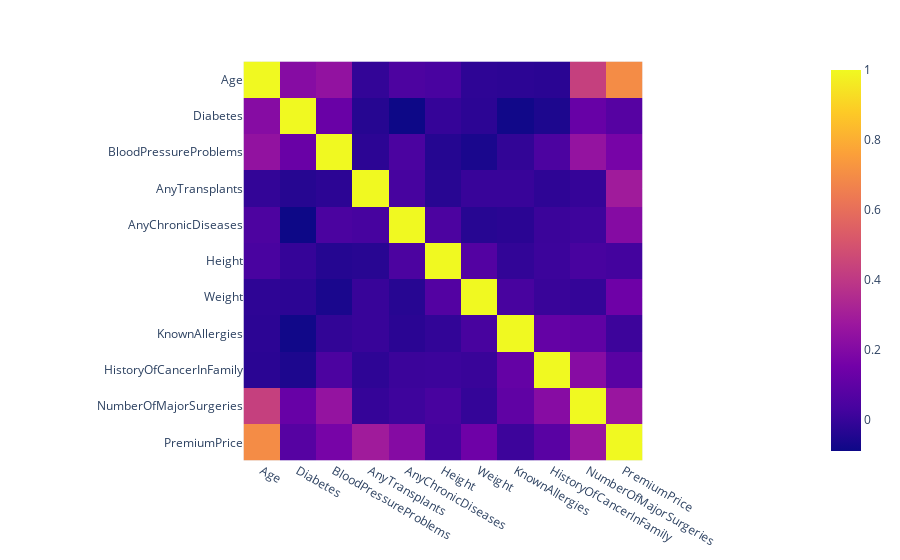

The code cell stored with this chart in its notebook:
### Code cell
fig = px.imshow(data.corr())
fig.show()

### Figure 1 — Plotly figure (JSON) as saved in the notebook; plotly's stock layout.template omitted (floating-point values rounded to 4 significant figures)
{"data": [{"coloraxis": "coloraxis", "hovertemplate": "x: %{x}<br>y: %{y}<br>color: %{z}<extra></extra>", "name": "0", "type": "heatmap", "x": ["Age", "Diabetes", "BloodPressureProblems", "AnyTransplants", "AnyChronicDiseases", "Height", "Weight", "KnownAllergies", "HistoryOfCancerInFamily", "NumberOfMajorSurgeries", "PremiumPrice"], "xaxis": "x", "y": ["Age", "Diabetes", "BloodPressureProblems", "AnyTransplants", "AnyChronicDiseases", "Height", "Weight", "KnownAllergies", "HistoryOfCancerInFamily", "NumberOfMajorSurgeries", "PremiumPrice"], "yaxis": "y", "z": [[1, 0.2109, 0.2449, -0.008549, 0.05107, 0.03988, -0.01859, -0.02442, -0.02762, 0.4292, 0.6975], [0.2109, 1, 0.1277, -0.03665, -0.08943, -0.003783, -0.02456, -0.0801, -0.05553, 0.1227, 0.07621], [0.2449, 0.1277, 1, -0.02454, 0.04542, -0.03793, -0.06102, -0.01155, 0.04824, 0.2516, 0.1671], [-0.008549, -0.03665, -0.02454, 1, 0.03528, -0.03154, 0.002087, 0.001876, -0.02017, -0.004154, 0.2891], [0.05107, -0.08943, 0.04542, 0.03528, 1, 0.04742, -0.03332, -0.02742, 0.008666, 0.01484, 0.2086], [0.03988, -0.003783, -0.03793, -0.03154, 0.04742, 1, 0.06695, -0.0102, 0.01055, 0.03729, 0.02691], [-0.01859, -0.02456, -0.06102, 0.002087, -0.03332, 0.06695, 1, 0.03749, 0.003481, -0.006108, 0.1415], [-0.02442, -0.0801, -0.01155, 0.001876, -0.02742, -0.0102, 0.03749, 1, 0.1154, 0.1039, 0.0121], [-0.02762, -0.05553, 0.04824, -0.02017, 0.008666, 0.01055, 0.003481, 0.1154, 1, 0.2127, 0.08314], [0.4292, 0.1227, 0.2516, -0.004154, 0.01484, 0.03729, -0.006108, 0.1039, 0.2127, 1, 0.2642], [0.6975, 0.07621, 0.1671, 0.2891, 0.2086, 0.02691, 0.1415, 0.0121, 0.08314, 0.2642, 1]]}], "layout": {"coloraxis": {"colorscale": [[0, "#0d0887"], [0.1111, "#46039f"], [0.2222, "#7201a8"], [0.3333, "#9c179e"], [0.4444, "#bd3786"], [0.5556, "#d8576b"], [0.6667, "#ed7953"], [0.7778, "#fb9f3a"], [0.8889, "#fdca26"], [1, "#f0f921"]]}, "margin": {"t": 60}, "xaxis": {"anchor": "y", "constrain": "domain", "domain": [0, 1], "scaleanchor": "y"}, "yaxis": {"anchor": "x", "autorange": "reversed", "constrain": "domain", "domain": [0, 1]}}}
